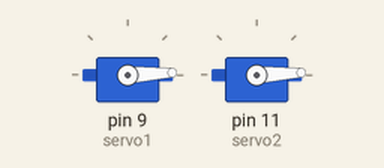
Simulated run of this sketch. Board: Arduino Uno, built with avr-gcc and run on an emulated ATmega328P. On the bench: 2 × servo.

Above: at 0.05 s.
At 1.35 s:
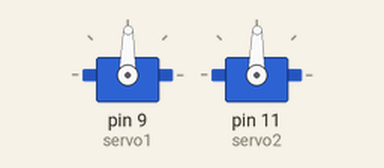
At 2.65 s:
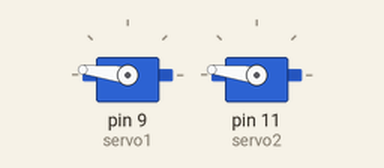
At 5.25 s:
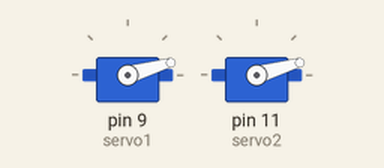
Timing chart, 0 to 7.1 s (numbered marks = the images above):
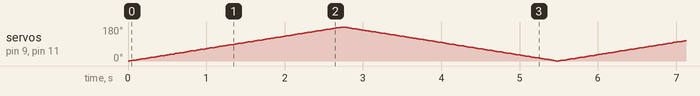

The sketch:

servo.ino
```cpp
#include <Servo.h>

// Create Servo objects
Servo servo1;
Servo servo2;

void setup() {
  // Attach the servos to the respective pins
  servo1.attach(9);
  servo2.attach(11);
}

void loop() {
  // Sweep from 0 to 180 degrees
  for (int angle = 0; angle <= 180; angle++) {
    servo1.write(angle);
    servo2.write(angle);
    delay(15); // Small delay for smooth movement
  }

  // Sweep from 180 to 0 degrees
  for (int angle = 180; angle >= 0; angle--) {
    servo1.write(angle);
    servo2.write(angle);
    delay(15); // Small delay for smooth movement
  }
}
```

akash.cpp
```cpp
// #include "Wire.h"
// #include <MPU6050_light.h>
// #include <Encoder.h>
// #include <SoftwareSerial.h>

// // Define SoftwareSerial pins
// SoftwareSerial bluetooth(A1, A0); // RX, TX

// MPU6050 mpu(Wire);
// float overall_pos = 0;
// unsigned long timer = 0;
// float complementaryAlpha = 0.95; // Complementary filter weight
// float angleFilteredX = 0.0;      // Filtered angle for X-axis
// float angleFilteredY = 0.0;      // Filtered angle for Y-axis
// float pdt = 0.0;                 // Time difference for PID

// int lastPulseLeft = 0, lastPulseRight = 0; // Stores the last pulse counts for wheels

// const int inputPin1 = A2; // Motor A pins
// const int inputPin2 = A3;
// const int inputPin3 = 9; // Motor B pins
// const int inputPin4 = 4;
// int EN1 = 6; // Motor A PWM
// int EN2 = 5; // Motor B PWM

// float setpoint_pitch = 0.0;
// float setpoint_pos = 0.0;

// float pitch_error = 0.0;
// float pos_error = 0.0;

// float pitch_gain = 0.0;
// float pos_gain = 0.0;

// long curPosRight = 0;
// long curPosLeft = 0;

// // Define encoder pins
// #define encodPinAR 7
// #define encodPinBR 2
// #define encodPinAL 8
// #define encodPinBL 3

// // Create encoder objects
// Encoder encRight(encodPinAR, encodPinBR);
// Encoder encLeft(encodPinAL, encodPinBL);

// long oldPosRight = 0;
// long oldPosLeft = 0;

// // Constants for distance calculation
// const float wheelDiameter = 0.043; // in meters
// const int pulsesPerRevolution = 3; // pulses per revolution

// class PID
// {
// private:
//     float kp, ki, kd;
//     float prev_err, integral;

// public:
//     PID(float kp, float ki, float kd)
//         : kp(kp), ki(ki), kd(kd), prev_err(0), integral(0) {}

//     float calculate(float err, float pdt)
//     {
//         float proportional = kp * err;
//         integral += ki * err * pdt;
//         float derivative = kd * (err - prev_err) / pdt;
//         float response = proportional + integral - derivative;
//         prev_err = err;

//         return response;
//     }
// };

// PID pitchPID(12.0, 0.0, 0.0);
// PID posPID(20.0, 0.0, 0.0);

// float calculateDistance(float pulses)
// {
//     // Calculate wheel circumference
//     float circumference = PI * wheelDiameter;
//     float distancePerPulse = circumference / pulsesPerRevolution;
//     float distance = distancePerPulse * pulses;
//     return distance;
// }

// float pitchError()
// {
//     // Update MPU angles
//     mpu.update();
//     unsigned long currentMillis = millis();
//     float dt = (currentMillis - timer) / 1000.0; // Time difference in seconds

//     // Get accelerometer angles
//     float accelAngleX = mpu.getAccAngleX();
//     float accelAngleY = mpu.getAccAngleY();

//     // Get gyroscope rates
//     float gyroRateX = mpu.getGyroX();
//     float gyroRateY = mpu.getGyroY();

//     // Complementary filter
//     angleFilteredX = complementaryAlpha * (angleFilteredX + gyroRateX * dt) + (1 - complementaryAlpha) * accelAngleX;
//     angleFilteredY = complementaryAlpha * (angleFilteredY + gyroRateY * dt) + (1 - complementaryAlpha) * accelAngleY;

//     pitch_error = setpoint_pitch - angleFilteredY;
//     return pitch_error;
// }

// float posError()
// {
//     // Read current encoder positions
//     volatile int curPosRight = encRight.read();
//     volatile int curPosLeft = -encLeft.read();

//     long deltaRight = curPosRight - oldPosRight;
//     long deltaLeft = curPosLeft - oldPosLeft;

//     // Calculate distances directly
//     float distanceRight = calculateDistance(deltaRight);
//     float distanceLeft = calculateDistance(deltaLeft);

//     // Update old encoder positions
//     oldPosRight = curPosRight;
//     oldPosLeft = curPosLeft;

//     // Calculate the average distance traveled
//     float averageDistance = (distanceRight + distanceLeft) / 2.0;

//     // Calculate position error
//     pos_error = setpoint_pos - averageDistance;
//     overall_pos += pos_error;
//     bluetooth.println(overall_pos);
//     Serial.println(overall_pos);
//     return overall_pos;
// }

// void setup()
// {
//     Serial.begin(9600);
//     bluetooth.begin(9600); // For HC-05 (default baud rate is 9600)

//     Serial.println("Bluetooth is ready!");

//     // MPU 6050
//     Wire.begin();
//     byte status = mpu.begin();
//     Serial.print(F("MPU6050 status: "));
//     Serial.println(status);
//     while (status != 0)
//     {
//     } // stop everything if could not connect to MPU6050

//     Serial.println(F("Calculating offsets, do not move MPU6050"));
//     delay(1000);
//     mpu.calcOffsets(); // gyro and accelero
//     Serial.println("Done!\n");
//     timer = millis();

//     // MOTOR
//     pinMode(EN1, OUTPUT);
//     pinMode(EN2, OUTPUT);
//     pinMode(inputPin1, OUTPUT);
//     pinMode(inputPin2, OUTPUT);
//     pinMode(inputPin3, OUTPUT);
//     pinMode(inputPin4, OUTPUT);
// }

// void loop()
// {
//     unsigned long sampleTime = 5;
//     unsigned long currentMillis = millis();

//     if (currentMillis - timer >= sampleTime)
//     {
//         // Calculate delta time (pdt) in seconds
//         pdt = (currentMillis - timer) / 1000.0;
//         timer = currentMillis; // Update timer

//         pitch_error = pitchError();
//         pos_error = posError();

//         pitch_gain = pitchPID.calculate(pitch_error, pdt);
//         pos_gain = posPID.calculate(pos_error, pdt);

//         // Combine gains for final velocity
//         int vel = pitch_gain - pos_gain;
//         vel *= 5;

//         // Set motor directions and speeds
//         if (vel < 0)
//         {
//             digitalWrite(inputPin1, LOW);
//             digitalWrite(inputPin2, HIGH);
//             digitalWrite(inputPin3, HIGH);
//             digitalWrite(inputPin4, LOW);
//         }
//         else
//         {
//             digitalWrite(inputPin1, HIGH);
//             digitalWrite(inputPin2, LOW);
//             digitalWrite(inputPin3, LOW);
//             digitalWrite(inputPin4, HIGH);
//         }

//         vel = constrain(abs(vel), 0, 255);

//         analogWrite(EN1, vel);
//         analogWrite(EN2, vel);

//         // Send data over Bluetooth
//         // bluetooth.println("Pitch gain:");
//         // bluetooth.println(pitch_gain);
//         // bluetooth.println("Pos gain:");
//         // bluetooth.println(pos_gain);
//         // bluetooth.println("Vel:");
//         bluetooth.println(vel);

//         Serial.flush();
//         bluetooth.flush();
//     }
// }
```

shubham.cpp
```cpp
// #include <Arduino.h>

// #include "I2Cdev.h"
// #include "Wire.h"
// #include "MPU6050_6Axis_MotionApps20.h"
// #include <Encoder.h>
// #include <L298NX2.h>
// #include <PID_v1.h>
// #include <SoftwareSerial.h>

// // //bluetooth
// const int RX = A1;
// const int TX = A0;

// // Motor A
// const int ENA = 6;        // Pin 1 of L293D IC
// const int inputPin1 = A2; // Pin 15 of L293D IC
// const int inputPin2 = A3; // Pin 10 of L293D IC

// // Motor B
// const int ENB = 5;
// const int inputPin3 = 9; // Pin  7 of L293D IC
// const int inputPin4 = 4; // Pin  2 of L293D IC

// // Encoders
// const int encA1 = 2;
// const int encB1 = 7;
// const int encA2 = 3;
// const int encB2 = 8;

// // MPU6050
// const int INTERRUPT_PIN = 2;
// bool blinkState;

// /*---MPU6050 Control/Status Variables---*/
// bool DMPReady = false;  // Set true if DMP init was successful
// uint8_t MPUIntStatus;   // Holds actual interrupt status byte from MPU
// uint8_t devStatus;      // Return status after each device operation (0 = success, !0 = error)
// uint16_t packetSize;    // Expected DMP packet size (default is 42 bytes)
// uint8_t FIFOBuffer[64]; // FIFO storage buffer

// /*---Orientation/Motion Variables---*/
// Quaternion q;        // [w, x, y, z]         Quaternion container
// VectorInt16 aa;      // [x, y, z]            Accel sensor measurements
// VectorInt16 gy;      // [x, y, z]            Gyro sensor measurements
// VectorInt16 aaReal;  // [x, y, z]            Gravity-free accel sensor measurements
// VectorInt16 aaWorld; // [x, y, z]            World-frame accel sensor measurements
// VectorFloat gravity; // [x, y, z]            Gravity vector
// float euler[3];      // [psi, theta, phi]    Euler angle container
// float ypr[3];        // [yaw, pitch, roll]   Yaw/Pitch/Roll container and gravity vector

// /*-Packet structure for InvenSense teapot demo-*/
// uint8_t teapotPacket[14] = {'$', 0x02, 0, 0, 0, 0, 0, 0, 0, 0, 0x00, 0x00, '\r', '\n'};

// /*------Interrupt detection routine------*/
// volatile bool MPUInterrupt = false; // Indicates whether MPU6050 interrupt pin has gone high
// void DMPDataReady()
// {
//     MPUInterrupt = true;
// }

// float N = 100;
// uint32_t T = 20;
// double Setpoint_Pitch, Input_Pitch, Output_Pitch;
// double Setpoint_Pos, Input_Pos, Output_Pos;

// unsigned long timer = 0;
// const unsigned long sampleTime = 10; // Sample time in milliseconds

// // SoftwareSerial bluetooth(RX, TX); // RX, TX

// MPU6050 mpu;

// L298NX2 motors(ENA, inputPin1, inputPin2, ENB, inputPin4, inputPin3);

// PID pitchPID(&Input_Pitch, &Output_Pitch, &Setpoint_Pitch, 20, 70, 0.5, DIRECT);
// PID posPID(&Input_Pos, &Output_Pos, &Setpoint_Pos, 0, 0, 0, DIRECT);

// Encoder enc1(encA1, encB1);
// Encoder enc2(encA2, encB2);

// void setup()
// {
//     Serial.begin(115200);
//     // bluetooth.begin(115200); // For HC-05 (default baud rate is 9600)

//     Serial.println("//bluetooth is ready!");

//     // MPU 6050
//     Wire.begin();
//     Wire.setClock(400000);

//     mpu.initialize();
//     pinMode(INTERRUPT_PIN, INPUT);
//     devStatus = mpu.dmpInitialize();

//     // bluetooth.println("DMP init");

//     mpu.setXAccelOffset(-4714);
//     mpu.setYAccelOffset(1237);
//     mpu.setZAccelOffset(1238);
//     mpu.setXGyroOffset(63);
//     mpu.setYGyroOffset(12);
//     mpu.setZGyroOffset(-35);

//     // byte status = mpu.begin();
//     // Serial.print(F("MPU6050 status: "));
//     // Serial.println(status);
//     // while (status != 0)
//     // {
//     // } // stop everything if could not connect to MPU6050

//     // Serial.println(F("Calculating offsets, do not move MPU6050"));
//     // delay(1000);
//     // mpu.upsideDownMounting = true; // uncomment this line if the MPU6050 is mounted upside-down
//     // mpu.calcOffsets(); // gyro and accelero
//     // mpu.setAccOffsets(-4714, 1237, 1238);
//     // mpu.setGyroOffsets(63, 12, -35);

//     if (devStatus == 0)
//     {
//         // Calibration Time: generate offsets and calibrate our MPU6050
//         // mpu.CalibrateAccel(6);
//         // mpu.CalibrateGyro(6);
//         // turn on the DMP, now that it's ready
//         mpu.setDMPEnabled(true);
//         MPUIntStatus = mpu.getIntStatus();
//         DMPReady = true;
//         // get expected DMP packet size for later comparison
//         packetSize = mpu.dmpGetFIFOPacketSize();
//     }
//     else
//     {
//         // ERROR!
//     }
//     Serial.println("Done!\n");
//     timer = millis();

//     Setpoint_Pitch = -2.2;
//     Setpoint_Pos = 0;

//     // Input_Pitch = mpu.getAngleY();
//     // Input_Pos = (enc2.read() + enc1.read()) / 2;

//     pitchPID.SetOutputLimits(-255, 255);
//     posPID.SetOutputLimits(-255, 255);

//     pitchPID.SetSampleTime(10);
//     posPID.SetSampleTime(10);

//     pitchPID.SetMode(AUTOMATIC);
//     posPID.SetMode(AUTOMATIC);

//     motors.setSpeed(100);
//     motors.reset();
//     motors.stop();

//     enc2.write(0);
//     enc1.write(0);
// }

// void loop()
// {
//     /*
//     // Check for data from //bluetooth (furthur remote use)
//     if (//bluetooth.available()) {
//       char btData = //bluetooth.read();

//       // Filter out newline and carriage return characters
//       if (btData != '\n' && btData != '\r') {
//         Serial.print("Received from //bluetooth: ");
//         Serial.println(btData);
//       }
//     }
//     */
//     if (!DMPReady)
//         return;

//     // bluetooth.println("Ready DMP");
//     //  read a packet from FIFO. Get the Latest packet
//     if (mpu.dmpGetCurrentFIFOPacket(FIFOBuffer))
//     {
//         mpu.dmpGetQuaternion(&q, FIFOBuffer);
//         mpu.dmpGetGravity(&gravity, &q);
//         mpu.dmpGetYawPitchRoll(ypr, &q, &gravity);
//         mpu.dmpGetGyro(&gy, FIFOBuffer);

//         // yawGyroRate = gy.z;                   // rotation rate in degrees per second
//         Input_Pitch = ypr[1] * 180 / M_PI; // angle in degree
//         Input_Pos = (enc1.read() + enc2.read()) / 2;

//         pitchPID.Compute();
//         posPID.Compute();

//         float vel = Output_Pitch - Output_Pos;

//         if (vel < 0)
//         {
//             motors.backward();
//         }
//         else
//         {
//             motors.forward();
//         }

//         motors.setSpeed(constrain(abs(vel), 0, 255));
//     }
// }
```
